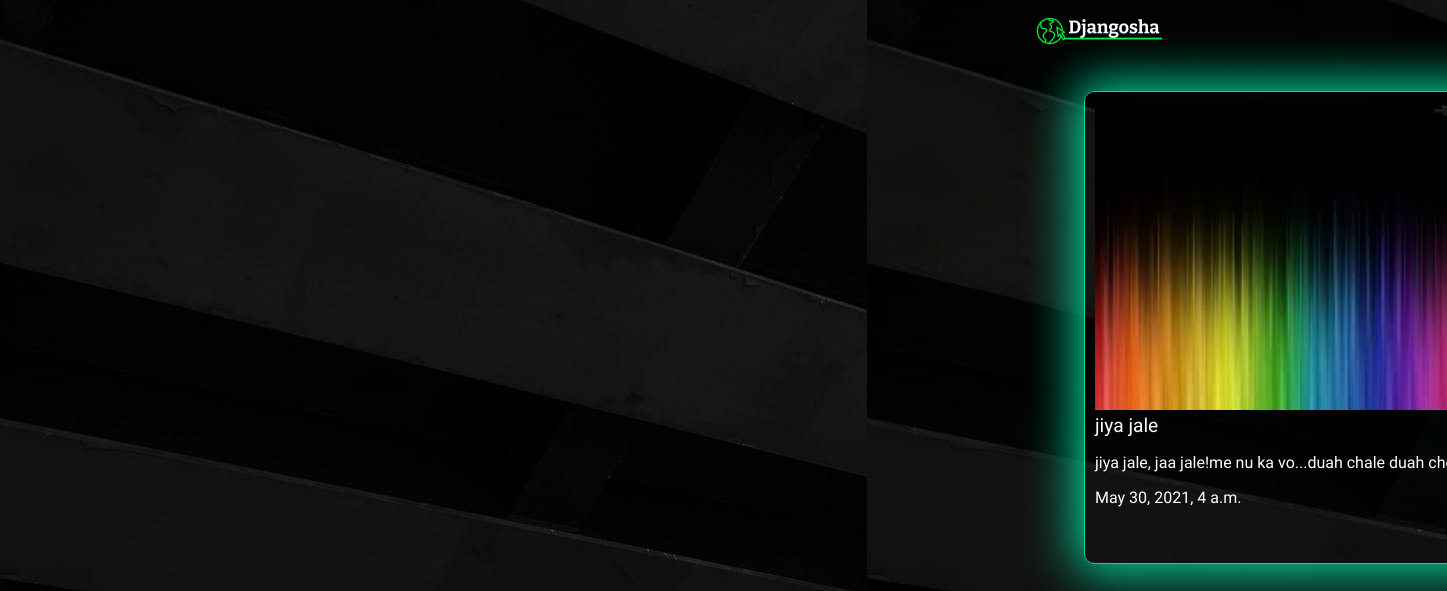
The app's page /articles/jiya-jale/ with its own data.
### articles/models.py (models this page shows, shortened)
class Article(models.Model):
    title=models.CharField(max_length=100)
    slug=models.SlugField()
    body=models.TextField()
    date=models.DateTimeField(auto_now_add=True)
    thumb = models.ImageField(default='default.png', blank=True)
    author = models.ForeignKey(User, on_delete=models.CASCADE, default=None)

### articles/views.py (the view)
# urls.py: path('<slug:slug>/', views.article_details, name="details"),
def article_details(request,slug):
    article = Article.objects.get(slug=slug)
    return render(request,'articles/article_details.html',{'article': article})

### articles/templates/articles/article_details.html
{% extends 'base_layout.html' %}
{% block content %}
<div class="article_details">
    <div style="margin-top: 40px; left:12.6%" class="article">
        <img style="width: 100%; " src="{{ article.thumb.url }}"/>
    <h2>{{ article.title }}</h2>
    <p>{{ article.body}}</p>
    <p>{{ article.date }}</p>
    </div>
</div>
{% endblock %}

### assets/styles.css (style rules this page uses)
body { background-color: #0f121f; background-image: url(stars.png); color: #fff; }
body * { font-family: Ubuntu; }
h1, h2, h3, h4, h5 { font-weight: normal; margin: 0; }
.article { padding: 10px; border: 1px solid #00dba0; position: relative; padding-bottom: 40px; border-radius: 10px; box-shadow: 0px 0px 50px 8px #00dba0; }
.article h2 { font-size: 1.2em; }

### records on screen
Article: thumb (placeholder picture), title "jiya jale", body "jiya jale, jaa jale!me nu ka vo...duah chale duah…", date "May 30, 2021, 4 a.m."
